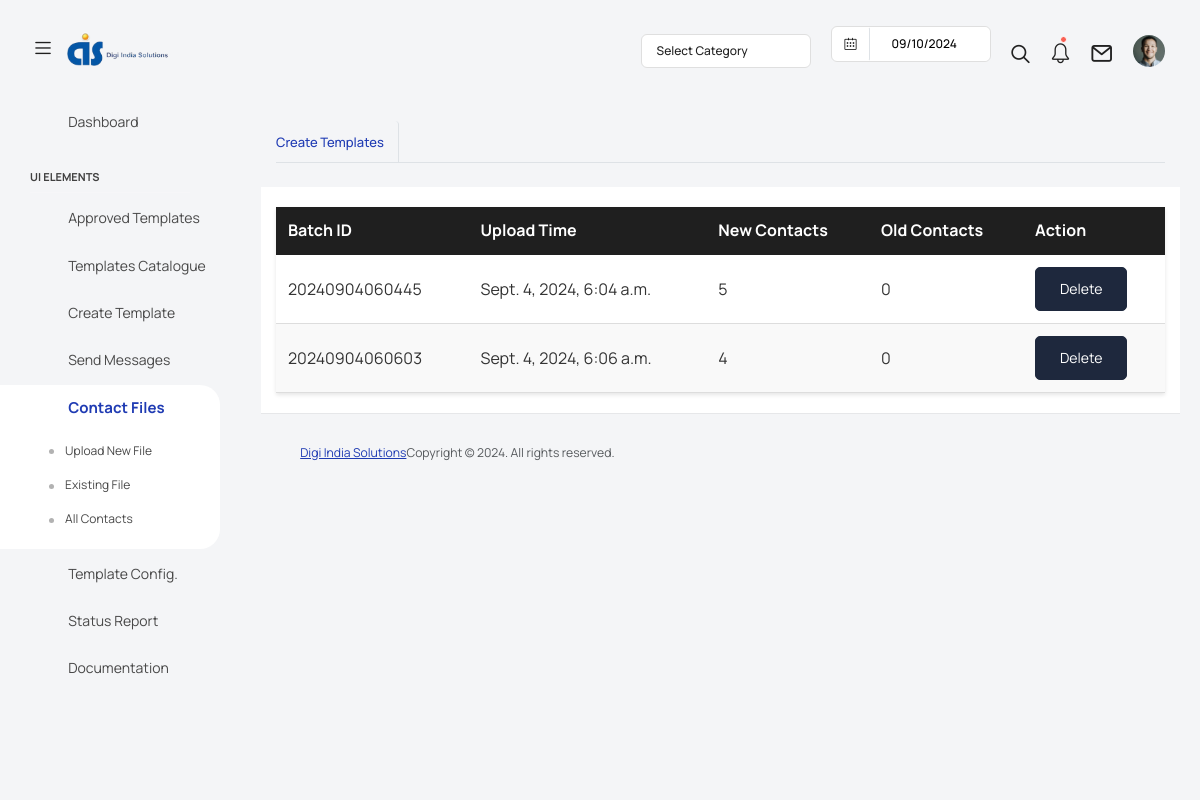
Page /list-uploads/ on the committed database.
### testing_collection/models.py (models this page shows, shortened)
class Upload(models.Model):
    batch_id = models.CharField(max_length=20, unique=True)
    upload_time = models.DateTimeField(auto_now_add=True)
    new_contacts = models.PositiveIntegerField(default=0)
    old_contacts = models.PositiveIntegerField(default=0)

### testing_collection/views.py (the view)
# urls.py: path("list-uploads/", list_uploads, name="list_uploads"),
def list_uploads(request):
    uploads = Upload.objects.all()  # Fetch all uploads
    return render(request, "pages/list-excel-uploaded-file.html", {"uploads": uploads})

### templates/pages/list-excel-uploaded-file.html (shortened to what this page needs)
<!DOCTYPE html>
<html lang="en">
<head>
    <link rel="stylesheet" href="/static/assets/vendors/feather/feather.css">
    <link rel="stylesheet" href="/static/assets/vendors/mdi/css/materialdesignicons.min.css">
    <link rel="stylesheet" href="/static/assets/vendors/ti-icons/css/themify-icons.css">
    <link rel="stylesheet" href="/static/assets/vendors/font-awesome/css/font-awesome.min.css">
    <link rel="stylesheet" href="/static/assets/vendors/typicons/typicons.css">
    <link rel="stylesheet" href="/static/assets/vendors/simple-line-icons/css/simple-line-icons.css">
    <link rel="stylesheet" href="/static/assets/vendors/css/vendor.bundle.base.css">
    <link rel="stylesheet" href="/static/assets/vendors/bootstrap-datepicker/bootstrap-datepicker.min.css">
    <link rel="stylesheet" href="/static/assets/css/customized.css">
    <link rel="stylesheet" href="/static/assets/css/style.css">
</head>
<body>
    <div class="container-scroller">
        <nav class="navbar default-layout col-lg-12 col-12 p-0 fixed-top d-flex align-items-top flex-row">
            <div class="text-center navbar-brand-wrapper d-flex align-items-center justify-content-start">
                <div class="me-3">
                    <button class="navbar-toggler navbar-toggler align-self-center" type="button"
                        data-bs-toggle="minimize">
                        <span class="icon-menu"></span>
                    </button>
                </div>
                <div>
                    <a class="navbar-brand brand-logo" href="../../index.html">
                        <img src="/static/assets/images/white-logo.png" alt="logo" />
                    </a>
                </div>
            </div>
            <div class="navbar-menu-wrapper d-flex align-items-top">
                <ul class="navbar-nav ms-auto">
                    <li class="nav-item dropdown d-none d-lg-block">
                        <a class="nav-link dropdown-bordered dropdown-toggle dropdown-toggle-split" id="messageDropdown"
                            href="#" data-bs-toggle="dropdown" aria-expanded="false"> Select Category </a>
                    </li>
                    <li class="nav-item d-none d-lg-block">
                        <div id="datepicker-popup" class="input-group date datepicker navbar-date-picker">
                            <span class="input-group-addon input-group-prepend border-right">
                                <span class="icon-calendar input-group-text calendar-icon"></span>
                            </span>
                            <input type="text" class="form-control">
                        </div>
                    </li>
                    <li class="nav-item">
                        <form class="search-form" action="#">
                            <i class="icon-search"></i>
                            <input type="search" class="form-control" placeholder="Search Here" title="Search here">
                        </form>
                    </li>
                    <li class="nav-item dropdown">
                        <a class="nav-link count-indicator" id="notificationDropdown" href="#"
                            data-bs-toggle="dropdown">
                            <i class="icon-bell"></i>
                            <span class="count"></span>
                        </a>
                    </li>
                    <li class="nav-item dropdown">
                        <a class="nav-link count-indicator" id="countDropdown" href="#" data-bs-toggle="dropdown"
                            aria-expanded="false">
                            <i class="icon-mail icon-lg"></i>
                        </a>
                    </li>
                    <li class="nav-item dropdown d-none d-lg-block user-dropdown">
                        <a class="nav-link" id="UserDropdown" href="#" data-bs-toggle="dropdown" aria-expanded="false">
                            <img class="img-xs rounded-circle" src="/static/assets/images/faces/face8.jpg"
                                alt="Profile image"> </a>
                    </li>
                </ul>
            </div>
        </nav>
        <div class="container-fluid page-body-wrapper">
            <nav class="sidebar sidebar-offcanvas" id="sidebar">
                <ul class="nav">
                    <li class="nav-item">
                        <a class="nav-link" href="/dashboard">
                            <i class="mdi mdi-grid-large menu-icon"></i>
                            <span class="menu-title">Dashboard</span>
                        </a>
                    </li>
                    <li class="nav-item nav-category">UI Elements</li>
                    <li class="nav-item">
                        <a class="nav-link" data-bs-toggle="collapse" href="/templates/"
                            aria-expanded="false" aria-controls="ui-basic">
                            <i class="menu-icon mdi mdi-floor-plan"></i>
                            <span class="menu-title">Approved Templates</span>
                        </a>
                    </li>
                    <li class="nav-item">
                        <a class="nav-link" data-bs-toggle="collapse"
                            href="/template-creation-catalogue" aria-expanded="false"
                            aria-controls="ui-basic">
                            <i class="menu-icon mdi mdi-floor-plan"></i>
                            <span class="menu-title">Templates Catalogue</span>
                        </a>
                    </li>
                    <li class="nav-item">
                        <a class="nav-link" data-bs-toggle="collapse" href="#form-elements" aria-expanded="false"
                            aria-controls="form-elements">
                            <i class="menu-icon mdi mdi-card-text-outline"></i>
                            <span class="menu-title">Create Template</span>
                            <i class="menu-arrow"></i>
                        </a>
                    </li>
                    <li class="nav-item">
                        <a class="nav-link" data-bs-toggle="collapse" href="" aria-expanded="false"
                            aria-controls="charts">
                            <i class="menu-icon mdi mdi-chart-line"></i>
                            <span class="menu-title">Send Messages</span>
                            <i class="menu-arrow"></i>
                        </a>
                    </li>
                    <li class="nav-item active">
                        <a class="nav-link" data-bs-toggle="collapse" href="#tables" aria-expanded="false"
                            aria-controls="tables">
                            <i class="menu-icon mdi mdi-table"></i>
                            <span class="menu-title">Contact Files</span>
                            <i class="menu-arrow"></i>
                        </a>
                        <div id="tables">
                            <ul class="nav flex-column sub-menu">
                                <li class="nav-item"> <a class="nav-link"
                                        href="/import-contacts">Upload New File</a>
                                </li>
                                <li class="nav-item"> <a class="nav-link"
                                        href="/list-contact/">Existing File</a>
                                </li>
                                <li class="nav-item"> <a class="nav-link" href="/list-uploads/">All
                                        Contacts</a>
                                </li>
                            </ul>
                        </div>
                    </li>
                    <li class="nav-item">
                        <a class="nav-link" data-bs-toggle="collapse" href="#icons" aria-expanded="false"
                            aria-controls="icons">
                            <i class="menu-icon mdi mdi-layers-outline"></i>
                            <span class="menu-title">Template Config.</span>
                            <i class="menu-arrow"></i>
                        </a>
                    </li>
                    <li class="nav-item">
                        <a class="nav-link" href="/message-status/"
                            aria-controls="ui-basic">
                            <i class="menu-icon mdi mdi-floor-plan"></i>
                            <span class="menu-title">Status Report</span>
                        </a>
                    </li>
                    <li class="nav-item">
                        <a class="nav-link" href="../../docs/documentation.html">
                            <i class="menu-icon mdi mdi-file-document"></i>
                            <span class="menu-title">Documentation</span>
                        </a>
                    </li>
                </ul>
            </nav>
            <div class="main-panel">
                <div class="content-wrapper">
                    <div class="row">
                        <div class="col-sm-12">
                            <div class="home-tab">
                                <div class="d-sm-flex align-items-center justify-content-between border-bottom">
                                    <ul class="nav nav-tabs" role="tablist">
                                        <li class="nav-item">
                                            <a class="nav-link active ps-0" id="home-tab" data-bs-toggle="tab"
                                                href="#overview" role="tab" aria-controls="overview"
                                                aria-selected="true">Create Templates</a>
                                        </li>
                                    </ul>
                                </div>
                            </div>
                        </div>
                        <div class="col-md-6 mt-4 w-100" style="background-color: white;">
                            <table>
                                <thead>
                                    <tr>
                                        <th>Batch ID</th>
                                        <th>Upload Time</th>
                                        <th>New Contacts</th>
                                        <th>Old Contacts</th>
                                        <th>Action</th>
                                    </tr>
                                </thead>
                                <tbody>
                                    {% for upload in uploads %}
                                    <tr>
                                        <td>{{ upload.batch_id }}</td>
                                        <td>{{ upload.upload_time }}</td>
                                        <td>{{ upload.new_contacts }}</td>
                                        <td>{{ upload.old_contacts }}</td>
                                        <td>
                                            <button class="btn btn-dark">
                                                <a href="{% url 'delete_upload' upload.id %}"
                                                    style="color: white; text-decoration: none;"
                                                    onclick="return confirm('Are you sure you want to delete this upload?');">Delete</a>
                                            </button>
                                        </td>
                                    </tr>
                                    {% empty %}
                                    <tr>
                                        <td colspan="5">No uploads available.</td>
                                    </tr>
                                    {% endfor %}
                                </tbody>
                            </table>
                        </div>
                        <footer class="footer">
                            <div class="d-sm-flex justify-content-center justify-content-sm-between">
                                <span class="text-muted text-center text-sm-left d-block d-sm-inline-block"><a
                                        href="https://www.digiindiasolutions.com/" target="_blank">Digi India
                                        Solutions</a>
                                    <span class="float-none float-sm-end d-block mt-1 mt-sm-0 text-center">Copyright ©
                                        2024. All
                                        rights
                                        reserved.</span>
                            </div>
                        </footer>
                    </div>
                </div>
            </div>
</body>
</html>

### static/assets/css/customized.css (style rules this page uses)
.input-group { margin-bottom: 15px; }

### templates/pages/list-excel-uploaded-file.html (style rules this page uses)
table { width: 100%; border-collapse: collapse; margin: 20px 0; font-size: 16px; color: #333; box-shadow: 0 2px 4px rgba(0, 0, 0, 0.1); }
th { background-color: #1f1f1f; color: white; padding: 12px; text-align: left; border-bottom: 2px solid #1f1f1f; }
td { padding: 12px; border-bottom: 1px solid #ddd; }
tr:nth-child(even) { background-color: #f9f9f9; }
tr:nth-child(odd) { background-color: #ffffff; }

### rows in the picture
Upload: batch_id "20240904060445", upload_time "Sept. 4, 2024, 6:04 a.m.", new_contacts "5", old_contacts "0"
Upload: batch_id "20240904060603", upload_time "Sept. 4, 2024, 6:06 a.m.", new_contacts "4", old_contacts "0"
